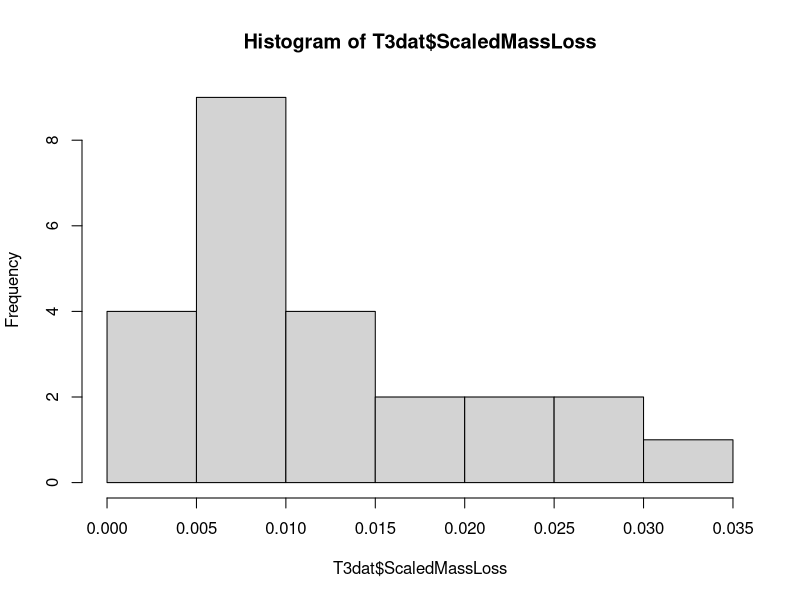
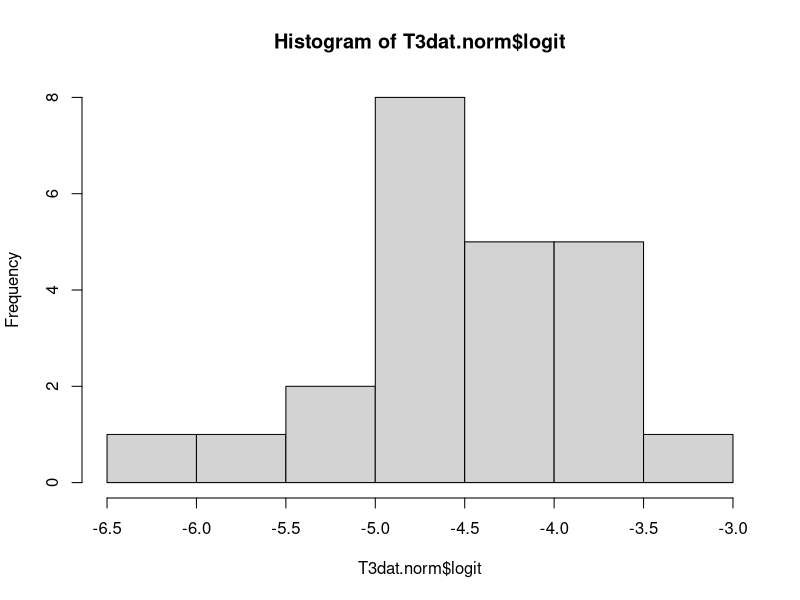

The R script that drew these images, in order: (Note: this script raises an error after producing the figures.)
#Field Litter Bag Mass Loss

#Data Cleaning
#Taylor Portman
#17OCT22

#Read in libraries
library(dplyr)

#Set workind directory
setwd("/Volumes/GoogleDrive/My Drive/projects/MastersThesis/R/SRER_FieldExperiment")

#Read in data
T3MassLoss<-read.csv("data_raw/T3LitterBags.csv")

#Save data_clean file path
data_clean = '/Volumes/GoogleDrive/My Drive/projects/MastersThesis/R/SRER_FieldExperiment/data_clean'


# Data cleaning -----------------------------------------------------------

T3MassLoss$ID<-T3MassLoss$LitterbagCode
T3MassLoss$ScaledMassLoss<- T3MassLoss$MassLoss/T3MassLoss$InitialWeight.g

T3dat<- T3MassLoss%>%
  mutate(MesquiteNum=
           paste("M", Mesquite., sep=""))%>%
  select(ID, Grass, Plot, MesquiteNum, InitialWeight.g, MassLoss, ScaledMassLoss)%>%
  mutate(CanopyStatus= 
           case_when(Plot=="IO"| Plot=="NO"~"Open",
                     Plot=="IC"| Plot== "NC"~"Mesquite"))%>%
  mutate(PatchType=
           case_when(Plot=="IO"| Plot=="IC"~"Invasive",
                     Plot=="NO" | Plot== "NC" ~"Native"))%>%
  mutate(LitterType=
           case_when(Grass=="D"~"DICA (Native)",
                     Grass=="E"~"ERLE (Invasive)"))%>%
  na.omit()


# Normalization -----------------------------------------------------------

hist(T3dat$ScaledMassLoss)

T3dat.norm<-T3dat%>%
  mutate(logit=
           log(ScaledMassLoss/(1-ScaledMassLoss)))

hist(T3dat.norm$logit)

# Export to data_clean ----------------------------------------------------
fileName = paste(data_clean, 'MassLoss_T3_Clean.csv',sep = '/')
write.csv(T3dat.norm, fileName )


  